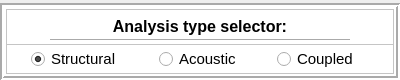
<?xml version="1.0" encoding="UTF-8"?>
<ui version="4.0">
 <class>Form</class>
 <widget class="QWidget" name="Form">
  <property name="geometry">
   <rect>
    <x>0</x>
    <y>0</y>
    <width>400</width>
    <height>80</height>
   </rect>
  </property>
  <property name="minimumSize">
   <size>
    <width>320</width>
    <height>80</height>
   </size>
  </property>
  <property name="maximumSize">
   <size>
    <width>400</width>
    <height>80</height>
   </size>
  </property>
  <property name="windowTitle">
   <string>Form</string>
  </property>
  <layout class="QGridLayout" name="gridLayout">
   <property name="leftMargin">
    <number>0</number>
   </property>
   <property name="topMargin">
    <number>3</number>
   </property>
   <property name="rightMargin">
    <number>0</number>
   </property>
   <property name="bottomMargin">
    <number>0</number>
   </property>
   <property name="verticalSpacing">
    <number>1</number>
   </property>
   <item row="0" column="0">
    <widget class="QFrame" name="frame">
     <property name="styleSheet">
      <string notr="true">background-color: rgb(255, 255, 255);</string>
     </property>
     <property name="frameShape">
      <enum>QFrame::Box</enum>
     </property>
     <property name="frameShadow">
      <enum>QFrame::Sunken</enum>
     </property>
     <property name="lineWidth">
      <number>2</number>
     </property>
     <layout class="QGridLayout" name="gridLayout_4">
      <property name="leftMargin">
       <number>2</number>
      </property>
      <property name="topMargin">
       <number>2</number>
      </property>
      <property name="rightMargin">
       <number>2</number>
      </property>
      <property name="bottomMargin">
       <number>2</number>
      </property>
      <property name="verticalSpacing">
       <number>2</number>
      </property>
      <item row="0" column="0">
       <widget class="QFrame" name="frame_3">
        <property name="minimumSize">
         <size>
          <width>0</width>
          <height>36</height>
         </size>
        </property>
        <property name="frameShape">
         <enum>QFrame::StyledPanel</enum>
        </property>
        <property name="frameShadow">
         <enum>QFrame::Raised</enum>
        </property>
        <layout class="QGridLayout" name="gridLayout_3">
         <property name="leftMargin">
          <number>2</number>
         </property>
         <property name="topMargin">
          <number>2</number>
         </property>
         <property name="rightMargin">
          <number>2</number>
         </property>
         <property name="bottomMargin">
          <number>2</number>
         </property>
         <property name="verticalSpacing">
          <number>2</number>
         </property>
         <item row="0" column="0">
          <widget class="QLabel" name="label">
           <property name="minimumSize">
            <size>
             <width>300</width>
             <height>30</height>
            </size>
           </property>
           <property name="maximumSize">
            <size>
             <width>300</width>
             <height>30</height>
            </size>
           </property>
           <property name="font">
            <font>
             <family>MS Shell Dlg 2</family>
             <pointsize>12</pointsize>
             <weight>75</weight>
             <bold>true</bold>
            </font>
           </property>
           <property name="styleSheet">
            <string notr="true"/>
           </property>
           <property name="frameShape">
            <enum>QFrame::NoFrame</enum>
           </property>
           <property name="frameShadow">
            <enum>QFrame::Raised</enum>
           </property>
           <property name="text">
            <string>&lt;html&gt;&lt;head/&gt;&lt;body&gt;&lt;p align=&quot;center&quot;&gt;Analysis type selector:&lt;/p&gt;&lt;/body&gt;&lt;/html&gt;</string>
           </property>
           <property name="alignment">
            <set>Qt::AlignCenter</set>
           </property>
          </widget>
         </item>
         <item row="1" column="0">
          <widget class="Line" name="line">
           <property name="orientation">
            <enum>Qt::Horizontal</enum>
           </property>
          </widget>
         </item>
        </layout>
       </widget>
      </item>
      <item row="1" column="0">
       <widget class="QFrame" name="frame_2">
        <property name="minimumSize">
         <size>
          <width>0</width>
          <height>30</height>
         </size>
        </property>
        <property name="frameShape">
         <enum>QFrame::StyledPanel</enum>
        </property>
        <property name="frameShadow">
         <enum>QFrame::Raised</enum>
        </property>
        <layout class="QGridLayout" name="gridLayout_2">
         <property name="leftMargin">
          <number>2</number>
         </property>
         <property name="topMargin">
          <number>2</number>
         </property>
         <property name="rightMargin">
          <number>2</number>
         </property>
         <property name="bottomMargin">
          <number>2</number>
         </property>
         <property name="verticalSpacing">
          <number>2</number>
         </property>
         <item row="0" column="0">
          <widget class="QRadioButton" name="radioButton_structural_analysis">
           <property name="minimumSize">
            <size>
             <width>100</width>
             <height>20</height>
            </size>
           </property>
           <property name="maximumSize">
            <size>
             <width>100</width>
             <height>20</height>
            </size>
           </property>
           <property name="font">
            <font>
             <family>MS Shell Dlg 2</family>
             <pointsize>11</pointsize>
             <weight>50</weight>
             <italic>false</italic>
             <bold>false</bold>
            </font>
           </property>
           <property name="text">
            <string>Structural</string>
           </property>
           <property name="checked">
            <bool>true</bool>
           </property>
          </widget>
         </item>
         <item row="0" column="1">
          <widget class="QRadioButton" name="radioButton_acoustic_analysis">
           <property name="minimumSize">
            <size>
             <width>90</width>
             <height>20</height>
            </size>
           </property>
           <property name="maximumSize">
            <size>
             <width>90</width>
             <height>20</height>
            </size>
           </property>
           <property name="font">
            <font>
             <family>MS Shell Dlg 2</family>
             <pointsize>11</pointsize>
             <weight>50</weight>
             <italic>false</italic>
             <bold>false</bold>
            </font>
           </property>
           <property name="text">
            <string>Acoustic</string>
           </property>
          </widget>
         </item>
         <item row="0" column="2">
          <widget class="QRadioButton" name="radioButton_coupled_analysis">
           <property name="minimumSize">
            <size>
             <width>90</width>
             <height>20</height>
            </size>
           </property>
           <property name="maximumSize">
            <size>
             <width>90</width>
             <height>20</height>
            </size>
           </property>
           <property name="font">
            <font>
             <family>MS Shell Dlg 2</family>
             <pointsize>11</pointsize>
             <weight>50</weight>
             <italic>false</italic>
             <bold>false</bold>
            </font>
           </property>
           <property name="text">
            <string>Coupled</string>
           </property>
          </widget>
         </item>
        </layout>
       </widget>
      </item>
     </layout>
    </widget>
   </item>
  </layout>
 </widget>
 <resources/>
 <connections/>
</ui>
